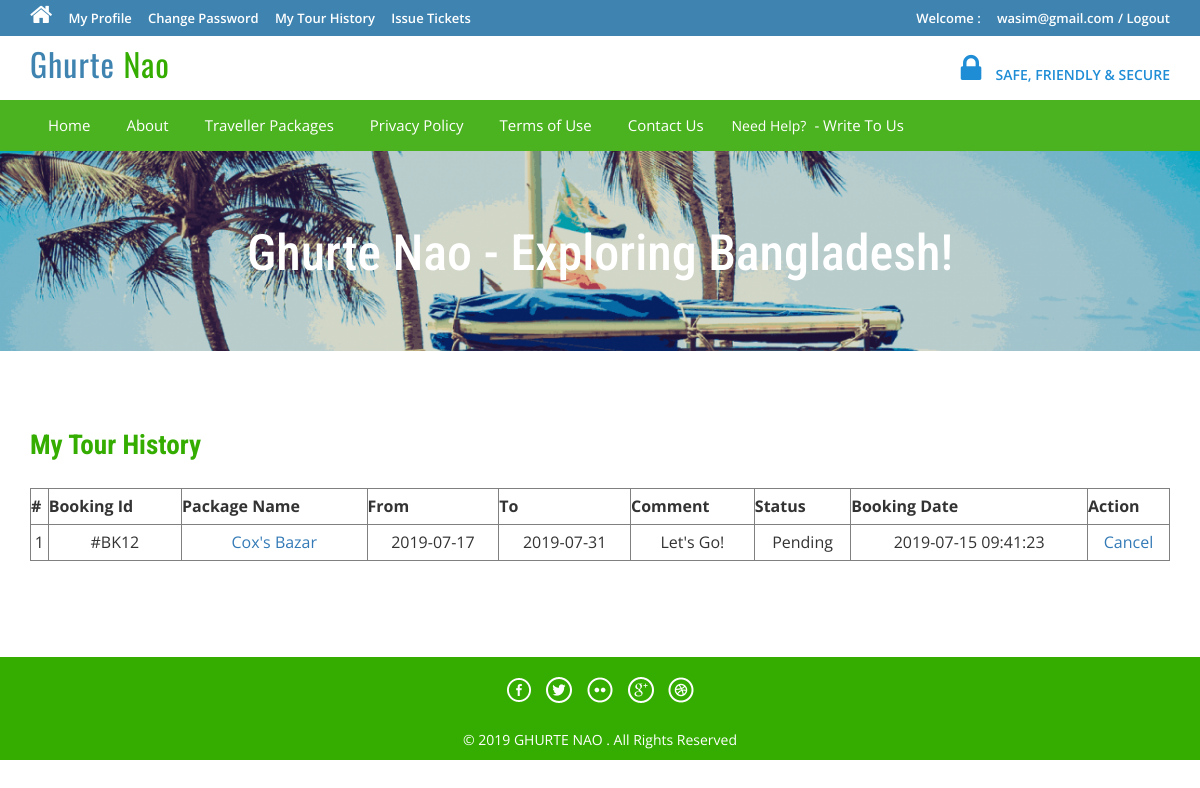
The app's page /tour-history.php (signed in) with its own data.
### tables this page shows
CREATE TABLE `tblbooking` (
  `BookingId` int(11) NOT NULL,
  `PackageId` int(11) NOT NULL,
  `UserEmail` varchar(100) NOT NULL,
  `FromDate` varchar(100) NOT NULL,
  `ToDate` varchar(100) NOT NULL,
  `Comment` mediumtext NOT NULL,
  `RegDate` timestamp NOT NULL DEFAULT current_timestamp(),
  `status` int(11) NOT NULL,
  `CancelledBy` varchar(5) DEFAULT NULL,
  `UpdationDate` timestamp NULL DEFAULT NULL ON UPDATE current_timestamp()
);

CREATE TABLE `tbltourpackages` (
  `PackageId` int(11) NOT NULL,
  `PackageName` varchar(200) NOT NULL,
  `PackageType` varchar(150) NOT NULL,
  `PackageLocation` varchar(100) NOT NULL,
  `PackagePrice` int(11) NOT NULL,
  `PackageFetures` varchar(255) NOT NULL,
  `PackageDetails` mediumtext NOT NULL,
  `PackageImage` varchar(100) NOT NULL,
  `Creationdate` timestamp NOT NULL DEFAULT current_timestamp(),
  `UpdationDate` timestamp NULL DEFAULT '0000-00-00 00:00:00' ON UPDATE current_timestamp()
);

### tour-history.php (the view, shortened to what this page needs)
<?php
include('includes/config.php');
if(strlen($_SESSION['login'])==0)
	{
header('location:index.php');
}
else{
?>
<!DOCTYPE HTML>
<html>
<head>
<link href="css/bootstrap.css" rel='stylesheet' type='text/css' />
<link href="css/style.css" rel='stylesheet' type='text/css' />
<link href="css/font-awesome.css" rel="stylesheet">
<link href="css/animate.css" rel="stylesheet" type="text/css" media="all">
</head>
<body>
<div class="top-header">
<?php include('includes/header.php');?>
<div class="banner-1 ">
	<div class="container">
		<h1 class="wow zoomIn animated animated" data-wow-delay=".5s" style="visibility: visible; animation-delay: 0.5s; animation-name: zoomIn;">Ghurte Nao - Exploring Bangladesh!</h1>
	</div>
</div>
<div class="privacy">
	<div class="container">
		<h3 class="wow fadeInDown animated animated" data-wow-delay=".5s" style="visibility: visible; animation-delay: 0.5s; animation-name: fadeInDown;">My Tour History</h3>
		<form name="chngpwd" method="post" onSubmit="return valid();">
	<p>
	<table border="1" width="100%">
<tr align="center">
<th>#</th>
<th>Booking Id</th>
<th>Package Name</th>
<th>From</th>
<th>To</th>
<th>Comment</th>
<th>Status</th>
<th>Booking Date</th>
<th>Action</th>
</tr>
<?php
$uemail=$_SESSION['login'];;
$sql = "SELECT tblbooking.BookingId as bookid,tblbooking.PackageId as pkgid,tbltourpackages.PackageName as packagename,tblbooking.FromDate as fromdate,tblbooking.ToDate as todate,tblbooking.Comment as comment,tblbooking.status as status,tblbooking.RegDate as regdate,tblbooking.CancelledBy as cancelby,tblbooking.UpdationDate as upddate from tblbooking join tbltourpackages on tbltourpackages.PackageId=tblbooking.PackageId where UserEmail=:uemail";
$query = $dbh->prepare($sql);
$query -> bindParam(':uemail', $uemail, PDO::PARAM_STR);
$query->execute();
$results=$query->fetchAll(PDO::FETCH_OBJ);
$cnt=1;
if($query->rowCount() > 0)
{
foreach($results as $result)
{	?>
<tr align="center">
<td><?php echo htmlentities($cnt);?></td>
<td>#BK<?php echo htmlentities($result->bookid);?></td>
<td><a href="package-details.php?pkgid=<?php echo htmlentities($result->pkgid);?>"><?php echo htmlentities($result->packagename);?></a></td>
<td><?php echo htmlentities($result->fromdate);?></td>
<td><?php echo htmlentities($result->todate);?></td>
<td><?php echo htmlentities($result->comment);?></td>
<td><?php if($result->status==0)
{
echo "Pending";
}
?></td>
<td><?php echo htmlentities($result->regdate);?></td>
<?php if($result->status==2)
{
	?><td>Cancelled</td>
<?php } else {?>
<td><a href="tour-history.php?bkid=<?php echo htmlentities($result->bookid);?>" onclick="return confirm('Do you really want to cancel booking')" >Cancel</a></td>
<?php }?>
</tr>
<?php $cnt=$cnt+1; }} ?>
	</table>
			</p>
			</form>
	</div>
</div>
<?php include('includes/footer.php');?>
</body>
</html>
<?php } ?>

### css/style.css (style rules this page uses)
html, body { font-size: 100%; background: #fff; font-family: 'Open Sans', sans-serif; }
body a,.grid_1,plan_1,plan_1.one,plan_1.two,i.icon1, i.icon2, i.icon3, i.icon4, i.icon5, i.icon6 { transition:0.5s all; -webkit-transition:0.5s all; -moz-transition:0.5s all; -o-transition:0.5s all; -ms-transition:0.5s all; }
h1,h2,h3,h4,h5,h6 { margin:0; font-family: 'Roboto Condensed', sans-serif; }
p { margin:0; }
.top-header { background-color: #3F84B1; border-bottom: 0 none; height: 36px; line-height: 35px; }
.banner-1 { background: url(../images/3.jpg)no-repeat; background-size: cover; -webkit-background-size: cover; -o-background-size: cover; -ms-background-size: cover; -moz-background-size: cover; min-height:200px; }
.banner-1 h1 { font-size: 50px; margin-bottom: 40px; padding: 1.5em 0 0; text-align: center; color: #ffffff; }
.privacy h3 { color: #34AD00; font-size: 1.7em; font-weight: 700; margin-bottom: 1em; }
.privacy { padding: 5em 0; }
.privacy p { font-size: 1em; line-height: 1.8em; color: #999; margin: 1em 0; }

### records on screen
tblbooking: BookingId "12", PackageId.PackageName "Cox's Bazar", FromDate "2019-07-17", ToDate "2019-07-31", Comment "Let's Go!", status "Pending", RegDate "2019-07-15 09:41:23"

### other values on screen
$_SESSION['login'] "wasim@gmail.com"
